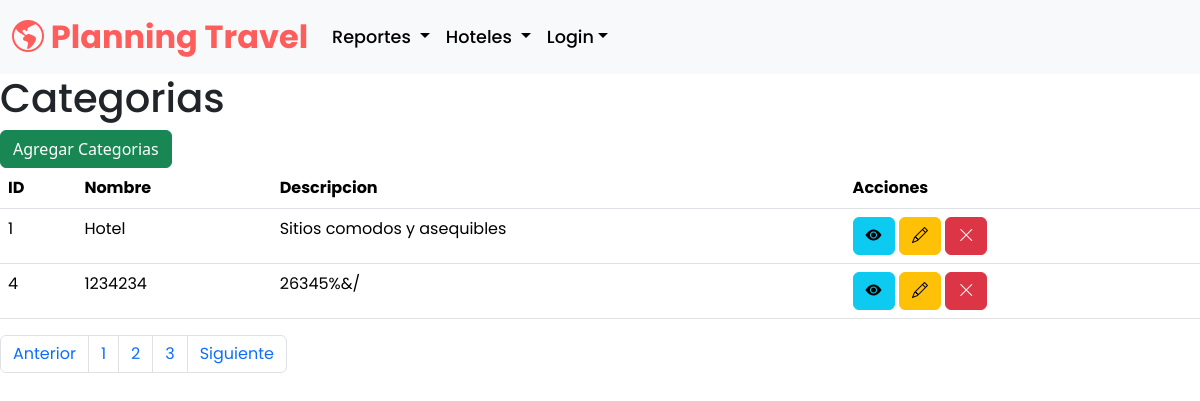
/planning_travel/categorias_listar/, run on the app's committed database.
### planning_travel/models.py (models this page shows, shortened)
class Categoria(models.Model):
    nombre = models.CharField(max_length=254)
    descripcion = models.TextField()

### planning_travel/views.py (the view)
# urls.py: path('categorias_listar/', views.categorias, name="categorias_listar"),
def categorias(request):
    consulta = Categoria.objects.all()
    context = {'data': consulta}
    return render(request, 'planning_travel/categorias/categorias.html', context)

### planning_travel/templates/planning_travel/categorias/categorias.html (shortened to what this page needs)
{% extends 'planning_travel/base.html' %}
{% load static %}
{% block contenedor %}
    <h1>Categorias</h1>
    <a class="btn btn-success" href="{% url 'categorias_form' %}">Agregar Categorias</a>
    <table class="table">
        <thead>
            <th>ID</th>
            <th>Nombre</th>
            <th>Descripcion</th>
            <th>Acciones</th>
        </thead>
        <tbody>
            {% for r in data %}
            <tr>
                <td>{{ r.id }}</td>
                <td>{{ r.nombre }}</td>
                <td>{{ r.descripcion }}</td>
                <td>
                    <button
                        type="button"
                        class="btn btn-info"
                        data-bs-toggle="modal"
                        data-bs-target="#modalVer-1"
                    >
                        <i class="bi bi-eye-fill"></i>
                    </button>
                    <a
                        class="btn btn-warning"
                        href="{% url 'categorias_formulario_editar' r.id %}"
                        ><i class="bi bi-pencil"></i
                    ></a>
                    <a
                        href="javascript:eliminar('{% url 'categorias_eliminar' r.id %}')"
                        class="btn btn-danger"
                        ><i class="bi bi-x-lg"></i
                    ></a>
                </td>
            </tr>
            {% endfor %}
        </tbody>
    </table>
    <nav aria-label="Page navigation example">
        <ul class="pagination">
            <li class="page-item"><a class="page-link" href="#">Anterior</a></li>
            <li class="page-item"><a class="page-link" href="#">1</a></li>
            <li class="page-item"><a class="page-link" href="#">2</a></li>
            <li class="page-item"><a class="page-link" href="#">3</a></li>
            <li class="page-item"><a class="page-link" href="#">Siguiente</a></li>
        </ul>
    </nav>
{% endblock %}

### planning_travel/static/planning_travel/styles/estilos.css (style rules this page uses)
:root { --primary-color: #ff5c5c; --primary-color-hover: #e65353; --secondary-color: #172929; --secondary-color-hover: #386363; --cta-bg: #ffc107; --cta-bg-hover: #e0a800; --text-cta: #282828; --text-secondary: #262626; --gradiant-color: linear-gradient(#ffc107, #ff5c5c); }
* { font-family: "Poppins", sans-serif; box-sizing: border-box; }

### data on the page
Categoria: id "1", nombre "Hotel", descripcion "Sitios comodos y asequibles"
Categoria: id "4", nombre "1234234", descripcion "26345%&/"
